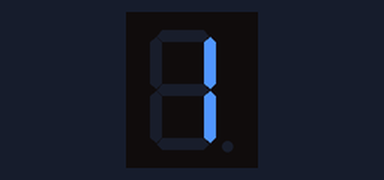
Recording of a sketch running on a simulated Arduino Uno, built with avr-gcc and run on an emulated ATmega328P. Shown: 1-digit seven-segment display. Wiring (inferred from the names in the program): 1-digit 7-segment display, segments lit when HIGH: segments pin 4, pin 5, pin 8, pin 7, pin 6, pin 3, pin 2. The segment pins are drawn as the display they are named for.

Above: at 0.1 s.
At 1.1 s:
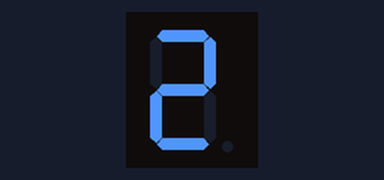
At 2.1 s:
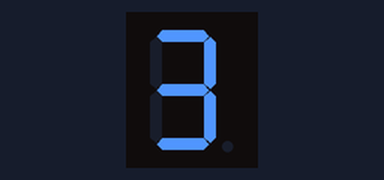
At 4.1 s:
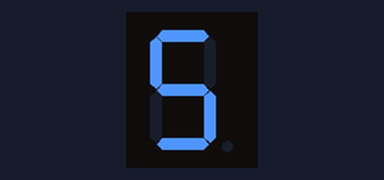
At 6.1 s:
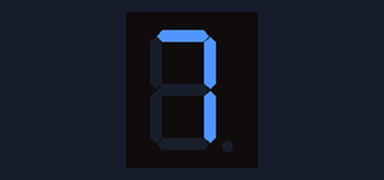
At 8.1 s:
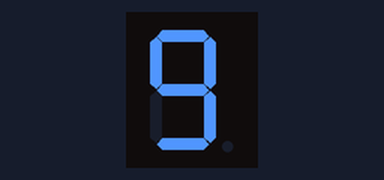

The sketch:

7_seg_dig.ino
```cpp
#define SG 2
#define SF 3
#define SA 4
#define SB 5
#define SE 6
#define SD 7
#define SC 8

int timp=500;

int segmente[7]={2,3,4,5,6,7,8};
void setup() {
  for(int i=0;i<7;i++)
  {
     pinMode(segmente[i],OUTPUT);
  }
}

void loop() {
  //1
  digitalWrite(SB, HIGH);
  digitalWrite(SC, HIGH);
  delay(1000);
  digitalWrite(SB, LOW);
  digitalWrite(SC, LOW);


  //2
  digitalWrite(SA, HIGH);
  digitalWrite(SB, HIGH);
  digitalWrite(SG, HIGH);
  digitalWrite(SE, HIGH);
  digitalWrite(SD, HIGH);
  delay(1000);
  digitalWrite(SA, LOW);
  digitalWrite(SB, LOW);
  digitalWrite(SG, LOW);
  digitalWrite(SE, LOW);
  digitalWrite(SD, LOW);

  //3
  digitalWrite(SA, HIGH);
  digitalWrite(SB, HIGH);
  digitalWrite(SG, HIGH);
  digitalWrite(SC, HIGH);
  digitalWrite(SD, HIGH);
  delay(1000);
  digitalWrite(SA, LOW);
  digitalWrite(SB, LOW);
  digitalWrite(SG, LOW);
  digitalWrite(SC, LOW);
  digitalWrite(SD, LOW);


  //4
  digitalWrite(SF, HIGH);
  digitalWrite(SB, HIGH);
  digitalWrite(SG, HIGH);
  digitalWrite(SC, HIGH);
  delay(1000);
  digitalWrite(SF, LOW);
  digitalWrite(SB, LOW);
  digitalWrite(SG, LOW);
  digitalWrite(SC, LOW);


  //5
  digitalWrite(SA, HIGH);
  digitalWrite(SF, HIGH);
  digitalWrite(SG, HIGH);
  digitalWrite(SC, HIGH);
  digitalWrite(SD, HIGH);
  delay(1000);
  digitalWrite(SA, LOW);
  digitalWrite(SF, LOW);
  digitalWrite(SG, LOW);
  digitalWrite(SC, LOW);
  digitalWrite(SD, LOW);


  //6
  digitalWrite(SA, HIGH);
  digitalWrite(SF, HIGH);
  digitalWrite(SC, HIGH);
  digitalWrite(SG, HIGH);
  digitalWrite(SE, HIGH);
  digitalWrite(SD, HIGH);
  delay(1000);
  digitalWrite(SA, LOW);
  digitalWrite(SF, LOW);
  digitalWrite(SG, LOW);
  digitalWrite(SE, LOW);
  digitalWrite(SD, LOW);
  digitalWrite(SC, LOW);


  //7
  digitalWrite(SA, HIGH);
  digitalWrite(SB, HIGH);
  digitalWrite(SC, HIGH);
  delay(1000);
  digitalWrite(SA, LOW);
  digitalWrite(SB, LOW);
  digitalWrite(SC, LOW);


  //8
  digitalWrite(SA, HIGH);
  digitalWrite(SB, HIGH);
  digitalWrite(SF, HIGH);
  digitalWrite(SC, HIGH);
  digitalWrite(SG, HIGH);
  digitalWrite(SE, HIGH);
  digitalWrite(SD, HIGH);
  delay(1000);
  digitalWrite(SA, LOW);
  digitalWrite(SB, LOW);
  digitalWrite(SF, LOW);
  digitalWrite(SG, LOW);
  digitalWrite(SE, LOW);
  digitalWrite(SD, LOW);
  digitalWrite(SC, LOW);

  //9
  digitalWrite(SA, HIGH);
  digitalWrite(SB, HIGH);
  digitalWrite(SF, HIGH);
  digitalWrite(SC, HIGH);
  digitalWrite(SG, HIGH);
  digitalWrite(SD, HIGH);
  delay(1000);
  digitalWrite(SA, LOW);
  digitalWrite(SB, LOW);
  digitalWrite(SF, LOW);
  digitalWrite(SG, LOW);
  digitalWrite(SD, LOW);
  digitalWrite(SC, LOW);


}
```

Measured:
- by itself, everything shown: repeats every 9.0 s, in 10 steps
- what the display in image 1 shows lasts 1.0 s, from 1.0 s to 2.0 s
